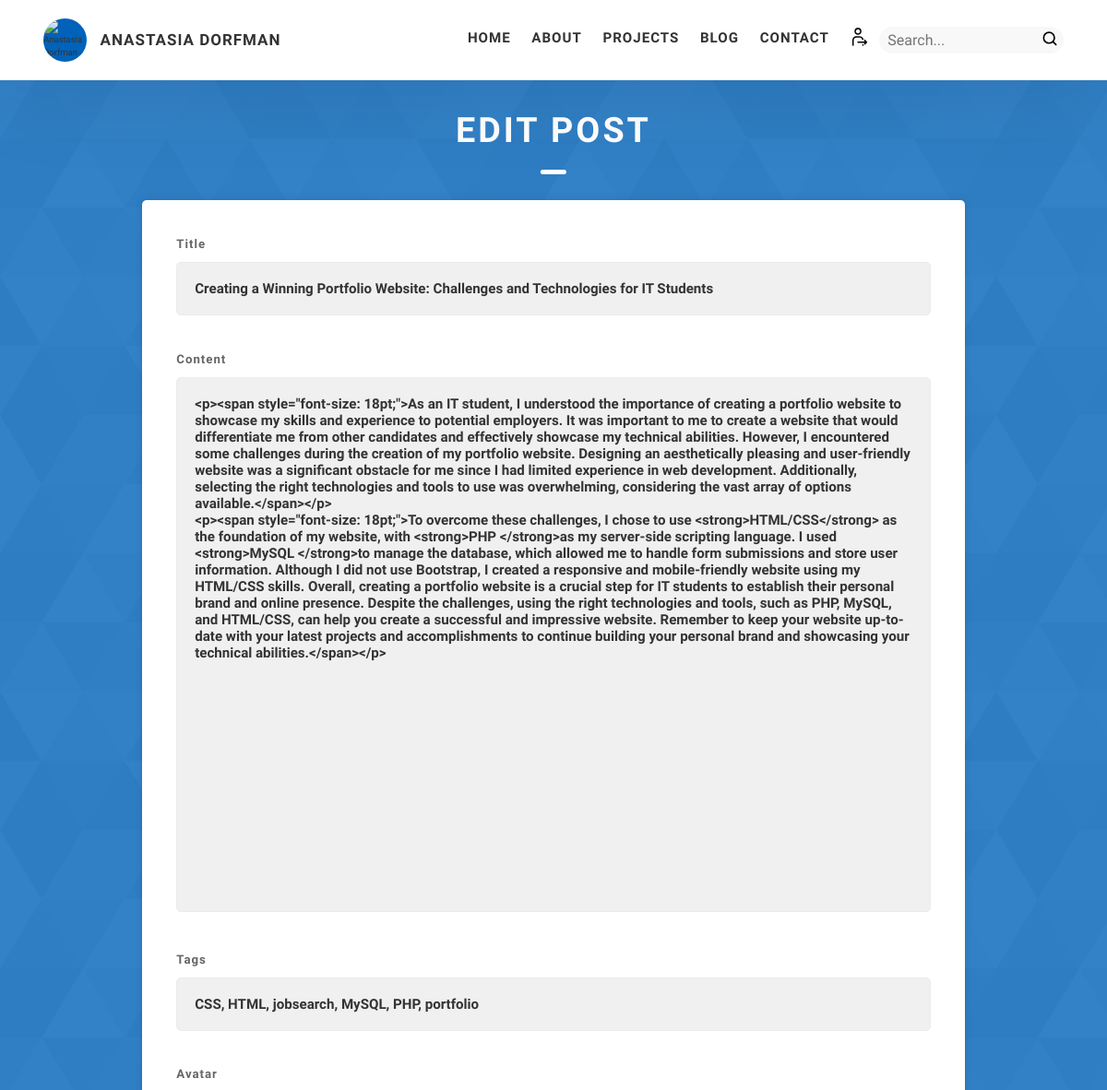
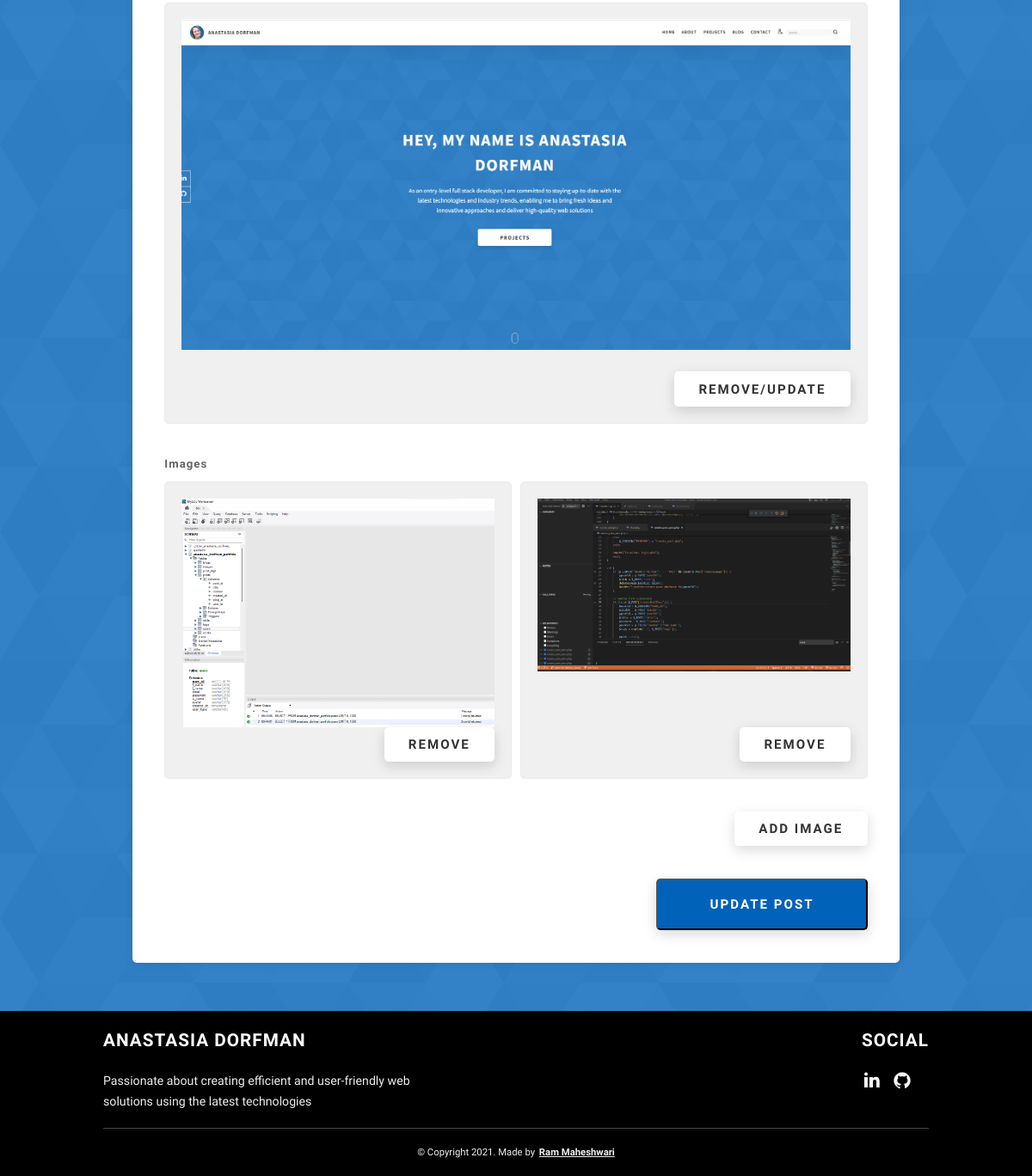
The page /create_post.php?post_id=1 (signed in) on the database its author committed (2 pictures, top to bottom).
### tables this page shows
CREATE TABLE `posts` (
  `post_id` int(11) NOT NULL AUTO_INCREMENT,
  `title` varchar(255) NOT NULL,
  `content` longtext NOT NULL,
  `created_at` timestamp NOT NULL DEFAULT CURRENT_TIMESTAMP,
  `blog_id` int(11) NOT NULL,
  `user_id` int(11) NOT NULL,
  PRIMARY KEY (`post_id`),
  KEY `FK_posts_idx` (`blog_id`),
  KEY `FK_posts_users_idx` (`user_id`),
  CONSTRAINT `FK_posts` FOREIGN KEY (`blog_id`) REFERENCES `blogs` (`blog_id`) ON DELETE NO ACTION ON UPDATE NO ACTION,
  CONSTRAINT `FK_posts_users` FOREIGN KEY (`user_id`) REFERENCES `users` (`user_id`) ON DELETE CASCADE ON UPDATE CASCADE
);

CREATE TABLE `images` (
  `image_id` int(11) NOT NULL AUTO_INCREMENT,
  `type` varchar(45) NOT NULL DEFAULT 'image',
  `name` varchar(45) DEFAULT NULL,
  `link` varchar(255) NOT NULL,
  `post_id` int(11) DEFAULT NULL,
  `project_id` int(11) DEFAULT NULL,
  PRIMARY KEY (`image_id`),
  KEY `FK_images_posts_idx` (`post_id`),
  KEY `FK_images_projects_idx` (`project_id`),
  CONSTRAINT `FK_images_posts` FOREIGN KEY (`post_id`) REFERENCES `posts` (`post_id`) ON DELETE NO ACTION ON UPDATE NO ACTION,
  CONSTRAINT `FK_images_projects` FOREIGN KEY (`project_id`) REFERENCES `projects` (`id`) ON DELETE NO ACTION ON UPDATE NO ACTION
);

### www/includes/Post.php (called while the page is built, shortened)
<?php
class Post
{
    private $title;
    private $content;
    private $tags = [];
    private $images = [];
    private $avatar = '';
    public function __construct(
        int $userId,
        string $title,
        string $content,
        int $blogId,
        array $tags = null,
        int $postId = null,
        array $images = null,
        string $avatar = null
    ) {
        $this->title = $title;
        $this->content = $content;
        $this->tags = $tags;
        $this->images = $images;
        $this->avatar = $avatar;
    }
    public function getTitle(): string
    {
        return $this->title;
    }
    public function getContent(): string
    {
        return $this->content;
    }
    public function getTags(): array
    {
        return $this->tags;
    }
    public function getImages(): array
    {
        return $this->images;
    }
    public function getAvatar(): string
    {
        return $this->avatar;
    }
    public static function getPostById(int $postId)
    {
        try {
            $tags = self::getTagsByPostId($postId);
            $images = self::getImagesByPostId($postId);
            $avatar = self::getAvatarByPostId($postId);
            $con = $GLOBALS['con'];
            $sql = "SELECT title, content, created_at, blog_id, user_id FROM posts WHERE post_id = ?";
            $stmt = $con->prepare($sql);
            $stmt->bind_param('i', $postId);
            $stmt->execute();
            $result = $stmt->get_result();
            if ($result->num_rows > 0) {
                $row = $result->fetch_assoc();
                return new Post(
                    $row['user_id'],
                    $row['title'],
                    $row['content'],
                    $row['blog_id'],
                    $tags,
                    $postId,
                    $images,
                    $avatar
                );
            } else {
                return null;
            }
        } catch (Exception $ex) {
            setFeedbackAndRedirect($ex->getMessage(), "error");
        }
    }
    private static function getTagsByPostId($postId): array
    {
        try {
            $con = $GLOBALS['con'];
            $sql = "SELECT tag_name FROM post_tags WHERE post_id = $postId";
            $result = $con->query($sql);
            $tags = [];
            while ($row = $result->fetch_assoc()) {
                array_push($tags, $row['tag_name']);
            }
            return $tags;
        } catch (Exception $ex) {
            setFeedbackAndRedirect($ex->getMessage(), "error");
        }
    }
    private static function getAvatarByPostId($postId): string
    {
        try {
            $con = $GLOBALS['con'];
            $sql = "SELECT link FROM images WHERE post_id = $postId AND type = 'avatar'";
            $result = $con->query($sql);
            $numRows = $result->num_rows;
            $avatar = '';
            if ($numRows == 1) {
                $row = $result->fetch_assoc();
                $avatar = $row['link'];
            }
            return $avatar;
        } catch (Exception $ex) {
            setFeedbackAndRedirect($ex->getMessage(), "error");
        }
    }
    private static function getImagesByPostId($postId): array
    {
        try {
            $con = $GLOBALS['con'];
            $sql = "SELECT link FROM images WHERE post_id = $postId AND type = 'image'";
            $result = $con->query($sql);
            $images = [];
            while ($row = $result->fetch_assoc()) {
                array_push($images, $row['link']);
            }
            return $images;
        } catch (Exception $ex) {
            setFeedbackAndRedirect($ex->getMessage(), "error");
        }
    }
}

### www/create_post.php (the view, shortened to what this page needs)
<?php
include_once "includes/Post.php";
$postId = -1;
if (isset($_GET['post_id']) && !empty($_GET['post_id']))
    $postId = $_GET['post_id'];
$title = '';
$content = '';
$tags = '';
$imageUrls = '';
$editing = false;
$imagesCount = 0;
if ($postId != -1) {
    $post = Post::getPostById($postId);
    if ($post) {
        $title = $post->getTitle();
        $content = $post->getContent();
        $tags = implode(', ', $post->getTags());
        $images = $post->getImages();
        $imagesCount = $images == null ? 0 : count($images);
        $imageUrls = implode(', ', $post->getImages());
        $editing = true;
    } else {
        setFeedbackAndRedirect("Invalid post ID", "error", "blog.php");
    }
}
?>
<!DOCTYPE html>
<html lang="en">
<head>
    <link rel="stylesheet" href="includes/css/style.css">
</head>
<body>
    <?php include "includes/header.php"; ?>
    <div id="contact" class="contact sec-pad dynamicBg">
        <div class="main-container">
            <h2>
                <span class="heading-sec__main heading-sec__main--lt mt-4"><?php echo $editing ? 'Edit Post' : 'Create Post'; ?></span>
            </h2>
            <div class="post__form-container">
                <form action="create_post_proc.php" method="POST" class="contact__form" enctype="multipart/form-data">
                    <div class="contact__form-field">
                        <label class="contact__form-label" for="title">Title</label>
                        <input required type="text" class="contact__form-input" name="title" id="title" placeholder="Title" value="<?php echo $title ?>" />
                    </div>
                    <div class="contact__form-field">
                        <label class="contact__form-label" for="content">Content</label>
                        <textarea required cols="40" rows="30" class="contact__form-input tiny-mce" name="content" id="content" placeholder="Content"><?php echo $content ?></textarea>
                    </div>
                    <div class="contact__form-field">
                        <label class="contact__form-label" for="tags">Tags</label>
                        <input required type="text" class="contact__form-input" name="tags" id="tags" placeholder="Tags (comma-separated)" value="<?php echo $tags; ?>" />
                    </div>
                    <div class="contact__form-field">
                        <label class="contact__form-label" for="avatar">Avatar</label>
                        <?php if ($postId != -1 && $post != null && $post->getAvatar() != null) { ?>
                            <div class="contact__form-input">
                                <img src="<?php echo $post->getAvatar() ?>" alt="Avatar" class="post__avatar" />
                                <button type="submit" class="btn btn--med" class="header__link" name="removeImage" form="remove_avatar">Remove/Update</button>
                            </div>
                        <?php } ?>
                    </div>
                    <div class="contact__form-field">
                        <?php if ($postId != -1 && $imageUrls != '') { ?>
                            <label class="contact__form-label" for="image">Images</label>
                            <div class="image-grid">
                                <?php for ($i = 1; $i <= $imagesCount; $i++) { ?>
                                    <div class="contact__form-input fixed-height">
                                        <img src="<?php echo $images[$i - 1] ?>" alt="Image <?php echo $i ?>" />
                                        <div class="mt-auto">
                                            <button type="submit" class="btn btn--med" name="removeImage" form="remove_image">Remove</button>
                                        </div>
                                    </div>
                                <?php } ?>
                            </div>
                        <?php } ?>
                    </div>
                    <div class="contact__form-field">
                        <div class="btn-margin">
                            <button type="button" class="btn btn--med" id="addImage">Add Image</button>
                        </div>
                    </div>
                    <input type="submit" class="btn btn--theme contact__btn" name="createEditPost" value="<?php echo $editing ? 'Update Post' : 'Create Post'; ?>">
                </form>
            </div>
        </div>
    </div>
    <?php include "includes/footer.php"; ?>
    <?php include 'includes/scripts.php'; ?>
</body>
</html>

### www/includes/css/style.css (style rules this page uses)
*, *::after, *::before { margin: 0; padding: 0; box-sizing: inherit; font-family: inherit; }
html { font-size: 62.5%; scroll-behavior: smooth; }
@media only screen and (max-width: 75em) { html { font-size: 59%; } }
body { box-sizing: border-box; position: relative; line-height: 1.5; font-family: sans-serif; overflow-x: hidden; overflow-y: scroll; font-family: 'Source Sans Pro', sans-serif; }
button { border: none; cursor: pointer; }
textarea { resize: none; }
.heading-sec__main { display: block; font-size: 4rem; text-transform: uppercase; letter-spacing: 1px; letter-spacing: 3px; text-align: center; margin-bottom: 3.5rem; position: relative; }
.heading-sec__main--lt { color: #fff; }
.heading-sec__main--lt::after { content: ''; background: #fff !important; }
.heading-sec__main::after { content: ''; position: absolute; top: calc(100% + 1.5rem); height: 5px; width: 3rem; background: #0062b9; left: 50%; transform: translateX(-50%); border-radius: 5px; }
.main-container { max-width: 80%; margin: auto; width: 92%; }
.btn { background: #fff; color: #333; text-transform: uppercase; letter-spacing: 2px; display: inline-block; font-weight: 700; border-radius: 5px; box-shadow: 0 5px 15px 0 rgba(0, 0, 0, 0.15); transition: transform .3s; }
.btn--med { padding: 1.2rem 3rem; font-size: 1.6rem; }
.btn--theme { background: #0062b9; color: #fff; }
.sec-pad { padding: 8rem 0 6rem 0; }
.contact { background: linear-gradient(to right, rgba(0, 98, 185, 0.8), rgba(0, 98, 185, 0.8)), url(../../assets/svg/common-bg.svg); background-size: cover; background-position: center; }
.contact__form-field { margin-bottom: 4rem; }
.contact__form-label { color: #666; font-size: 1.4rem; letter-spacing: 1px; font-weight: 700; margin-bottom: 1rem; display: block; text-align: left; }
.contact__form-input { color: #333; padding: 2rem; width: 100%; border: 1px solid #ebebeb; font-size: 1.6rem; letter-spacing: 0px; background: #f0f0f0; border-radius: 5px; font-weight: 600; }
.contact__form-input::placeholder { color: #999; font-weight: 600; font-size: 1.6rem; }
.contact__btn { width: 30%; padding: 2rem 4rem; font-size: 1.6rem; }
.post__avatar { width: 100%; margin-bottom: 2rem; max-width: 700px; }
.post__form-container { box-shadow: 0 0 10px rgba(0, 0, 0, 0.1); background: white; padding: 4rem; margin-top: 6rem; max-width: 93%; text-align: right; width: 95%; border-radius: 5px; margin: 5rem auto 0 auto; }
.btn-margin { margin-top: 1rem; margin-bottom: 2rem; }
.image-grid { display: grid; grid-template-columns: repeat(auto-fit, minmax(5rem, 1fr)); grid-gap: 10px; align-items: start; }
.contact__form-field img { max-width: 100%; height: auto; max-height: 91%; }
.fixed-height { height: 100%; display: flex; flex-direction: column; }
.mt-auto { margin-top: auto; }
.mt-4 { margin-top: 4rem; }

### rows shown on the page
posts: title "Creating a Winning Portfolio Website: Challenges and Technologies for IT Students", content "<p><span style=\"font-size: 18pt;\">As an IT student, I understood the importance of creating a portfolio website to showcase my skills and experience to potential employers. It was important to me to create a website that would differentiate me from other candidates and effectively showcase my technical abilities. However, I encountered some challenges during the creation of my portfolio website. Designing an aesthetically pleasing and user-friendly website was a significant obstacle for me since I had limited experience in web development. Additionally, selecting the right technologies and tools to use was overwhelming, considering the vast array of options available.</span></p> <p><span…"
images: link (picture)
